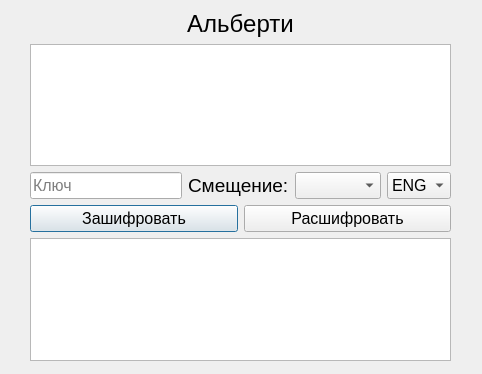
<?xml version="1.0" encoding="UTF-8"?>
<ui version="4.0">
 <class>Alberti</class>
 <widget class="QDialog" name="Alberti">
  <property name="geometry">
   <rect>
    <x>0</x>
    <y>0</y>
    <width>482</width>
    <height>374</height>
   </rect>
  </property>
  <property name="windowTitle">
   <string>Alberti</string>
  </property>
  <widget class="QWidget" name="layoutWidget">
   <property name="geometry">
    <rect>
     <x>30</x>
     <y>10</y>
     <width>421</width>
     <height>351</height>
    </rect>
   </property>
   <layout class="QVBoxLayout" name="verticalLayout">
    <item>
     <widget class="QLabel" name="cypherName">
      <property name="font">
       <font>
        <pointsize>18</pointsize>
       </font>
      </property>
      <property name="text">
       <string>Альберти</string>
      </property>
      <property name="alignment">
       <set>Qt::AlignCenter</set>
      </property>
     </widget>
    </item>
    <item>
     <widget class="QTextEdit" name="input">
      <property name="font">
       <font>
        <pointsize>12</pointsize>
       </font>
      </property>
     </widget>
    </item>
    <item>
     <layout class="QHBoxLayout" name="horizontalLayout">
      <item>
       <widget class="QLineEdit" name="key">
        <property name="font">
         <font>
          <pointsize>12</pointsize>
         </font>
        </property>
        <property name="placeholderText">
         <string>Ключ</string>
        </property>
       </widget>
      </item>
      <item>
       <widget class="QLabel" name="shiftLabel">
        <property name="font">
         <font>
          <pointsize>14</pointsize>
         </font>
        </property>
        <property name="text">
         <string>Смещение:</string>
        </property>
       </widget>
      </item>
      <item>
       <widget class="QComboBox" name="shift">
        <property name="font">
         <font>
          <pointsize>12</pointsize>
         </font>
        </property>
       </widget>
      </item>
      <item>
       <widget class="QComboBox" name="lang">
        <property name="font">
         <font>
          <pointsize>12</pointsize>
         </font>
        </property>
        <item>
         <property name="text">
          <string>ENG</string>
         </property>
        </item>
        <item>
         <property name="text">
          <string>RUS</string>
         </property>
        </item>
       </widget>
      </item>
     </layout>
    </item>
    <item>
     <layout class="QHBoxLayout" name="horizontalLayout_2">
      <item>
       <widget class="QPushButton" name="encrypt">
        <property name="font">
         <font>
          <pointsize>12</pointsize>
         </font>
        </property>
        <property name="text">
         <string>Зашифровать</string>
        </property>
       </widget>
      </item>
      <item>
       <widget class="QPushButton" name="decrypt">
        <property name="font">
         <font>
          <pointsize>12</pointsize>
         </font>
        </property>
        <property name="text">
         <string>Расшифровать</string>
        </property>
       </widget>
      </item>
     </layout>
    </item>
    <item>
     <widget class="QTextEdit" name="output">
      <property name="font">
       <font>
        <pointsize>12</pointsize>
       </font>
      </property>
      <property name="readOnly">
       <bool>true</bool>
      </property>
     </widget>
    </item>
   </layout>
  </widget>
 </widget>
 <resources/>
 <connections/>
</ui>
